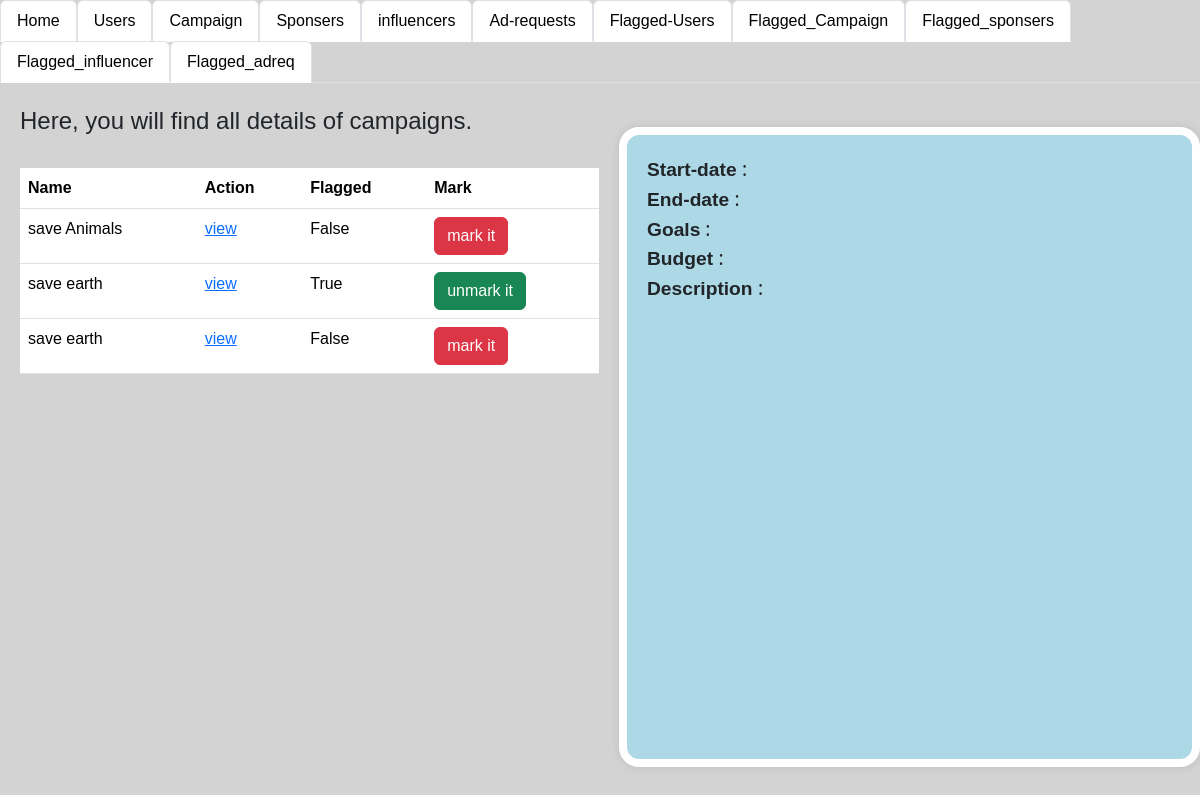
The app's page /admin_camp/4, older data.
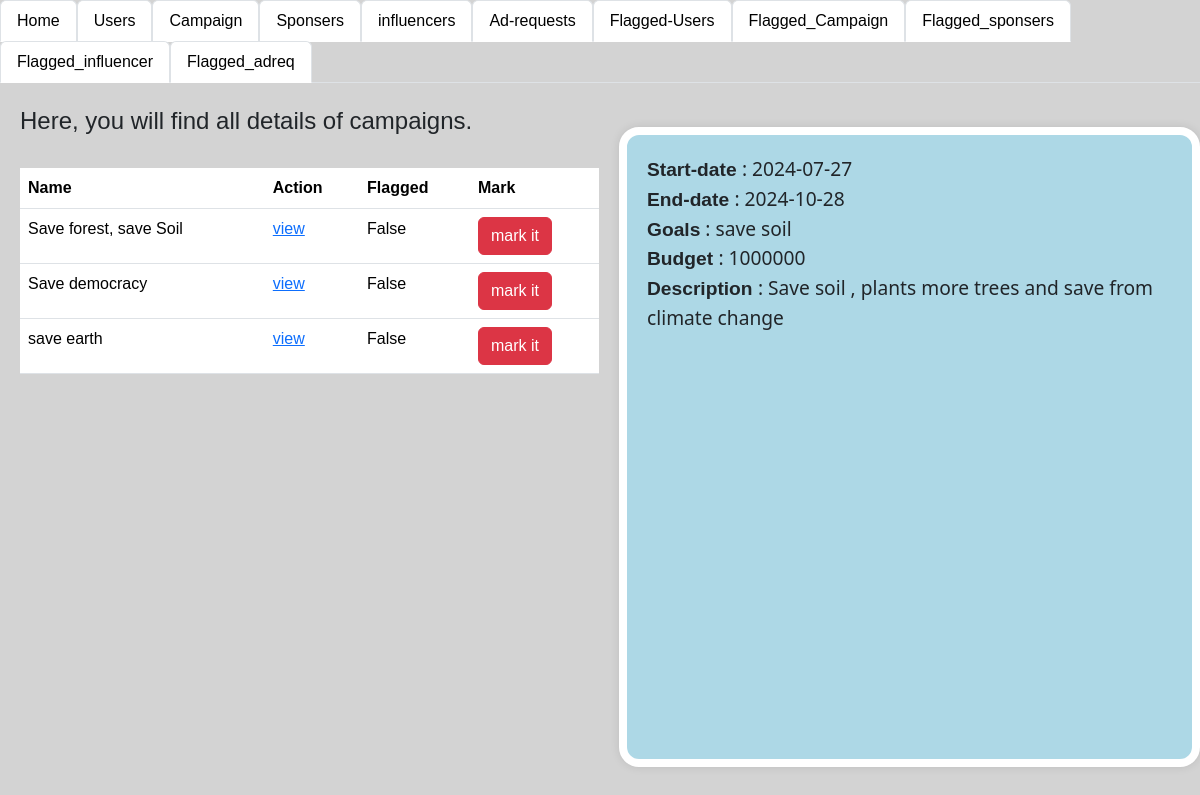
The same page, newer data.
### app.py (models this page shows)
class campaigns(db.Model):
    __tablename__='campaign'
    campaigns_id=db.Column(db.Integer,primary_key=True,autoincrement=True)
    sponser_id=db.Column(db.String,db.ForeignKey(Sponsers.Sponsers_id))
    name=db.Column(db.String,nullable=False)
    description=db.Column(db.String)
    start_date=db.Column(db.String)
    end_date=db.Column(db.String)
    budget=db.Column(db.Integer)
    Visibility=db.Column(db.String)
    goals=db.Column(db.String)
    flagged_camp=db.Column(db.Boolean, default=False)

### app.py (the view)
@app.route("/admin_camp/<int:camp_id>",methods=["GET"])
def admin_camp(camp_id):
    campdata=db.session.query(campaigns).all()
    campdata_need=db.session.query(campaigns).filter(campaigns.campaigns_id==camp_id).first()
    return render_template('admin_camp.html',campdata=campdata,campdata_need=campdata_need)

### templates/admin_camp.html (shortened to what this page needs)
<!DOCTYPE html>
<html lang="en">
<head>
    <link rel="stylesheet" href="\static\style.css">
    <link href="https://cdn.jsdelivr.net/npm/bootstrap@5.3.3/dist/css/bootstrap.min.css" rel="stylesheet">
</head>
<body style="background-color: lightgray;">
  <ul class="nav nav-tabs">
    <li class="nav-item">
      <a class="nav-link active" aria-current="page" href="/login">Home</a>
    </li>
    <li class="nav-item">
      <a class="nav-link active" aria-current="page" href="/login_users">Users</a>
    </li>
    <li class="nav-item">
      <a class="nav-link active" aria-current="page" href="/login_camp" >Campaign</a>
    </li>
    <li class="nav-item">
      <a class="nav-link active" aria-current="page" href="/admin_spons" >Sponsers</a>
    </li>
    <li class="nav-item">
      <a class="nav-link active" aria-current="page" href="/admin_info" >influencers</a>
    </li>
    <li class="nav-item">
      <a class="nav-link active" aria-current="page" href="/admin_adreq" >Ad-requests</a>
  </li>
  <li class="nav-item">
    <a class="nav-link active" aria-current="page" href="/login_users/flag">Flagged-Users</a>
  </li>
    <li class="nav-item">
      <a class="nav-link active" aria-current="page" href="/login_camp/flag" >Flagged_Campaign</a>
    </li>
    <li class="nav-item">
      <a class="nav-link active" aria-current="page" href="/login_spons/flag" >Flagged_sponsers</a>
    </li>
    <li class="nav-item">
      <a class="nav-link active" aria-current="page" href="/admin_info/flag" >Flagged_influencer</a>
    </li>
    <li class="nav-item">
      <a class="nav-link active" aria-current="page" href="/admin_adreq/flag" >Flagged_adreq</a>
    </li>
  </ul>
  <div class="seperate">
    <div style="width: 50%; margin-left: 20px;">
        <h4>Here, you will find all details of campaigns.</h4><br>
        <table class="table table-hover">
          <tr>
            <th>Name</th>
            <th>Action</th>
            <th>Flagged</th>
            <th>Mark</th>
          </tr>
            {% for i in campdata %}
          <tr>
            <td>{{i.name}}</td>
            <td><a href="/admin_camp/{{i.campaigns_id}}">view</a></td>
            <td>{{i.flagged_camp}}</td>
            {% if i.flagged_camp == false %}
            <td><a class="btn btn-danger" href="/admin_camp_flag/{{i.campaigns_id}}">mark it</a></td>
            {% else %}
            <td><a class="btn btn-success" href="/admin_camp_flag_true/{{i.campaigns_id}}">unmark it</a></td>
            {% endif %}
          </tr>
            {% endfor %}
        </table>
    </div >
    <div class="admin_camp_details">
     <b> Start-date </b>: {{campdata_need.start_date}}<br>
     <b> End-date </b>: {{campdata_need.end_date}}<br>
      <b>Goals</b> : {{campdata_need.goals}}<br>
     <b> Budget </b>: {{campdata_need.budget}}<br>
      <b>Description </b>: {{campdata_need.description}}<br>
    </div>
  </div>
</body>
</html>

### static/style.css (style rules this page uses)
* { font-family:Tahoma, Geneva, Verdana, sans-serif; height: auto; }
.seperate { display: flex; }
.admin_camp_details { font-family: 'Segoe UI'; font-size: larger; text-align:start; align-items: center; border-radius: 20px; height: 80vh; width: 50%; margin-left: 20px; border: 8px solid white; background-color:lightblue; padding: 20px; box-shadow: 0 0 10px rgba(0, 0, 0, 0.1); margin-top: 20px; }

Row changes from the older to the newer data that the page shows:
removed campaigns: name "save Animals", flagged_camp "False"
removed campaigns: name "save earth", flagged_camp "True"
added campaigns: name "Save forest, save Soil", flagged_camp "False", start_date "2024-07-27", end_date "2024-10-28", goals "save soil", budget "1000000", description "Save soil , plants more trees and save from climate change"
added campaigns: name "Save democracy", flagged_camp "False"
